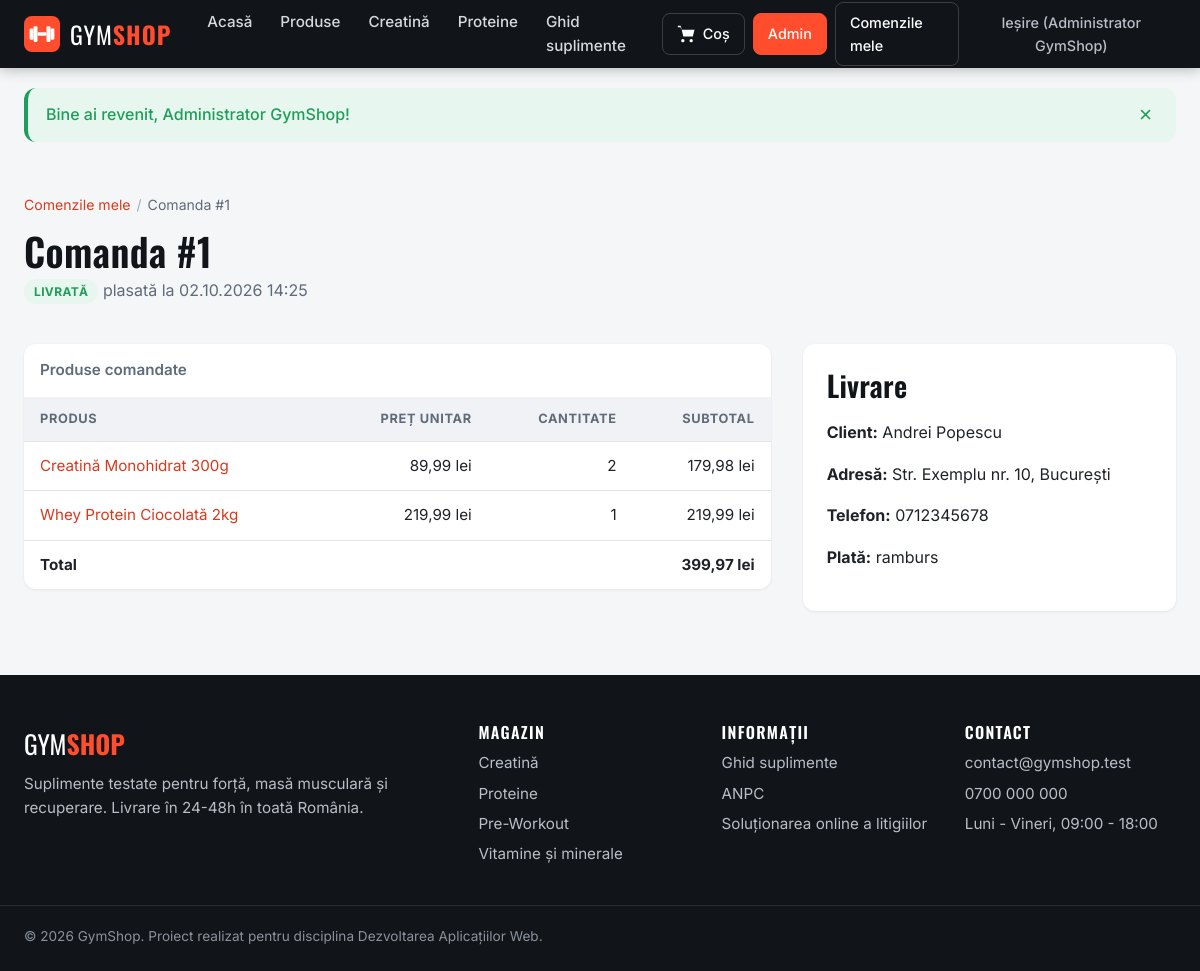
The app's page /orders/1 (signed in) with its own data.
### tables this page shows
CREATE TABLE orders (
    id               INT UNSIGNED AUTO_INCREMENT PRIMARY KEY,
    user_id          INT UNSIGNED NOT NULL,
    status           ENUM ('pending', 'processing', 'shipped', 'delivered', 'cancelled') NOT NULL DEFAULT 'pending',
    shipping_address VARCHAR(255) NOT NULL,
    phone            VARCHAR(20)  NOT NULL,
    created_at       DATETIME     NOT NULL DEFAULT CURRENT_TIMESTAMP,
    CONSTRAINT fk_orders_user FOREIGN KEY (user_id) REFERENCES users (id)
);

CREATE TABLE order_items (
    order_id   INT UNSIGNED      NOT NULL,
    product_id INT UNSIGNED      NOT NULL,
    quantity   SMALLINT UNSIGNED NOT NULL,
    unit_price DECIMAL(10, 2)    NOT NULL,
    PRIMARY KEY (order_id, product_id),
    CONSTRAINT chk_order_items_quantity CHECK (quantity > 0),
    CONSTRAINT fk_order_items_order FOREIGN KEY (order_id) REFERENCES orders (id) ON DELETE CASCADE,
    CONSTRAINT fk_order_items_product FOREIGN KEY (product_id) REFERENCES products (id)
);

CREATE TABLE products (
    id           INT UNSIGNED AUTO_INCREMENT PRIMARY KEY,
    category_id  INT UNSIGNED      NOT NULL,
    brand_id     INT UNSIGNED      NOT NULL,
    name         VARCHAR(150)      NOT NULL,
    slug         VARCHAR(160)      NOT NULL,
    description  TEXT              NOT NULL,
    price        DECIMAL(10, 2)    NOT NULL,
    stock        INT UNSIGNED      NOT NULL DEFAULT 0,
    weight_grams INT UNSIGNED      NULL,
    servings     SMALLINT UNSIGNED NULL,
    image_path   VARCHAR(255)      NULL,
    created_at   DATETIME          NOT NULL DEFAULT CURRENT_TIMESTAMP,
    CONSTRAINT uq_products_slug UNIQUE (slug),
    CONSTRAINT chk_products_price CHECK (price >= 0),
    CONSTRAINT fk_products_category FOREIGN KEY (category_id) REFERENCES categories (id),
    CONSTRAINT fk_products_brand FOREIGN KEY (brand_id) REFERENCES brands (id)
);

CREATE TABLE users (
    id            INT UNSIGNED AUTO_INCREMENT PRIMARY KEY,
    role_id       TINYINT UNSIGNED NOT NULL,
    full_name     VARCHAR(100)     NOT NULL,
    email         VARCHAR(150)     NOT NULL,
    password_hash VARCHAR(255)     NOT NULL,
    created_at    DATETIME         NOT NULL DEFAULT CURRENT_TIMESTAMP,
    CONSTRAINT uq_users_email UNIQUE (email),
    CONSTRAINT fk_users_role FOREIGN KEY (role_id) REFERENCES roles (id)
);

### app/Core/View.php (called while the page is built, shortened)
<?php
final class View
{
    public static function render(string $view, array $data = [], ?string $layout = 'layouts/main'): string
    {
        $content = self::renderFile($view, $data);
        return self::renderFile($layout, array_merge(self::getSharedData(), $data, ['content' => $content]));
    }
    private static function getSharedData(): array
    {
        $session = new Session();
        return [
            'appName' => Config::get('app.name', 'GymShop'),
            'currentUser' => (new Auth($session))->user(),
            'cartCount' => Cart::fromSession()->getTotalQuantity(),
            'flashMessages' => $session->pullFlashMessages(),
        ];
    }
    public static function renderFile(string $view, array $data = []): string
    {
        $file = BASE_PATH . '/app/Views/' . $view . '.php';
        extract($data, EXTR_SKIP);
        require $file;
        return (string) ob_get_clean();
    }
}

### app/Controllers/OrderController.php (called while the page is built, shortened)
<?php
final class OrderController extends Controller
{
    private OrderRepository $orderRepository;
    public function __construct(Request $request)
    {
        $pdo = Database::getConnection();
        $this->orderRepository = new OrderRepository($pdo);
    }
    public function show(string $id): void
    {
        $order = $this->orderRepository->findById((int) $id);
        $this->render('orders/show', [
            'pageTitle' => 'Comanda #' . $order->getId(),
            'order' => $order,
        ]);
    }
}

### app/Core/Router.php (called while the page is built, shortened)
<?php
final class Router
{
    private array $routes = [];
    public function addRoute(string $method, string $path, array $handler): void
    {
        $pattern = preg_replace('#\{([a-zA-Z]+)\}#', '(?P<$1>[^/]+)', $path);
        $this->routes[] = [
            'method' => strtoupper($method),
            'path' => $path,
            'pattern' => '#^' . $pattern . '$#',
            'handler' => $handler,
        ];
    }
    public function match(string $method, string $path): array
    {
        foreach ($this->routes as $route) {
            if ($route['method'] !== strtoupper($method)) {
                continue;
            }
            if (preg_match($route['pattern'], $path, $matches) === 1) {
                $params = array_filter($matches, 'is_string', ARRAY_FILTER_USE_KEY);
                return ['handler' => $route['handler'], 'params' => array_map('urldecode', $params)];
            }
        }
        throw new NotFoundException();
    }
    public function dispatch(Request $request): void
    {
        $route = $this->match($request->getMethod(), $request->getPath());
        [$controllerClass, $action] = $route['handler'];
        $controller = new $controllerClass($request);
        $controller->$action(...array_values($route['params']));
    }
}

### public/index.php (called while the page is built, shortened)
<?php
require dirname(__DIR__) . '/app/bootstrap.php';
$router = new Router();
$request = Request::fromGlobals((string) Config::get('app.baseUrl', ''));
try {
    $router->dispatch($request);
} catch (Throwable $exception) {
    ErrorHandler::handle($exception, $request);
}

### app/Core/Config.php (called while the page is built, shortened)
<?php
final class Config
{
    private static array $items = [];
    public static function load(array $items): void
    {
        self::$items = $items;
    }
    public static function get(string $key, mixed $default = null): mixed
    {
        $value = self::$items;
        foreach (explode('.', $key) as $segment) {
            $value = $value[$segment];
        }
        return $value;
    }
    public static function set(string $key, mixed $value): void
    {
        $current = &self::$items;
    }
}

### app/helpers.php (called while the page is built, shortened)
<?php
if (!function_exists('e')) {
    function e(string|int|float|null $value): string
    {
        return htmlspecialchars((string) $value, ENT_QUOTES | ENT_SUBSTITUTE, 'UTF-8');
    }
}
if (!function_exists('url')) {
    function url(string $path = '/'): string
    {
        $baseUrl = rtrim((string) Config::get('app.baseUrl', ''), '/');
        return $baseUrl . '/' . ltrim($path, '/');
    }
}
if (!function_exists('formatPrice')) {
    function formatPrice(float $amount): string
    {
        return number_format($amount, 2, ',', '.') . ' lei';
    }
}

### app/bootstrap.php (called while the page is built, shortened)
<?php
spl_autoload_register(static function (string $className): void {
    $prefix = 'App\\';
    $relativeClass = substr($className, strlen($prefix));
    $file = BASE_PATH . '/app/' . str_replace('\\', '/', $relativeClass) . '.php';
});
require BASE_PATH . '/app/helpers.php';

### app/Repositories/OrderRepository.php (called while the page is built, shortened)
<?php
class OrderRepository extends BaseRepository
{
    public function findById(int $id): ?Order
    {
        $statement = $this->pdo->prepare(self::SELECT_WITH_TOTAL . ' WHERE o.id = :id' . self::GROUP_BY);
        $statement->execute(['id' => $id]);
        $row = $statement->fetch();
        $order = Order::fromArray($row);
        $order->setItems($this->findItems($id));
        return $order;
    }
    public function findItems(int $orderId): array
    {
        $statement = $this->pdo->prepare(
            'SELECT oi.product_id, oi.quantity, oi.unit_price, p.name AS product_name, p.slug AS product_slug
             FROM order_items oi
             JOIN products p ON p.id = oi.product_id
             WHERE oi.order_id = :orderId
             ORDER BY p.name'
        );
        $statement->execute(['orderId' => $orderId]);
        return array_map(static fn (array $row): OrderItem => OrderItem::fromArray($row), $statement->fetchAll());
    }
}

### app/Models/Order.php (called while the page is built, shortened)
<?php
class Order extends Model
{
    private array $items = [];
    public function __construct(
        ?int $id,
        private int $userId,
        private string $status,
        private string $shippingAddress,
        private string $phone,
        private ?string $createdAt = null,
        private float $total = 0.0,
        private ?string $customerName = null,
        private ?string $customerEmail = null
    ) {
        $this->id = $id;
    }
    public static function fromArray(array $row): static
    {
        return new static(
            isset($row['id']) ? (int) $row['id'] : null,
            (int) $row['user_id'],
            (string) $row['status'],
            (string) $row['shipping_address'],
            (string) $row['phone'],
            $row['created_at'] ?? null,
            (float) ($row['total'] ?? 0),
            $row['customer_name'] ?? null,
            $row['customer_email'] ?? null
        );
    }
    public function getStatus(): string
    {
        return $this->status;
    }
    public function getStatusLabel(): string
    {
        return self::STATUS_LABELS[$this->status] ?? $this->status;
    }
    public function getShippingAddress(): string
    {
        return $this->shippingAddress;
    }
    public function getPhone(): string
    {
        return $this->phone;
    }
    public function getCreatedAt(): ?string
    {
        return $this->createdAt;
    }
    public function getCustomerName(): ?string
    {
        return $this->customerName;
    }
    public function setItems(array $items): void
    {
        $this->items = $items;
        $this->total = array_reduce($items, static fn (float $sum, OrderItem $item): float => $sum + $item->getSubtotal(), 0.0);
    }
    public function getItems(): array
    {
        return $this->items;
    }
    public function getTotal(): float
    {
        return round($this->total, 2);
    }
}

### app/Models/OrderItem.php (called while the page is built, shortened)
<?php
class OrderItem
{
    public static function fromArray(array $row): self
    {
        return new self(
            (int) $row['product_id'],
            (string) $row['product_name'],
            (int) $row['quantity'],
            (float) $row['unit_price'],
            $row['product_slug'] ?? null
        );
    }
    public function getProductName(): string
    {
        return $this->productName;
    }
    public function getProductSlug(): ?string
    {
        return $this->productSlug;
    }
    public function getQuantity(): int
    {
        return $this->quantity;
    }
    public function getUnitPrice(): float
    {
        return $this->unitPrice;
    }
    public function getSubtotal(): float
    {
        return round($this->unitPrice * $this->quantity, 2);
    }
}

### app/Models/Model.php (called while the page is built, shortened)
<?php
abstract class Model
{
    protected ?int $id = null;
    public function getId(): ?int
    {
        return $this->id;
    }
}

### app/Views/orders/show.php (the view, shortened to what this page needs)
<div class="container">
    <header class="page-header">
        <ol class="breadcrumbs">
            <li><a href="<?= url('/orders') ?>">Comenzile mele</a></li>
            <li>Comanda #<?= e($order->getId()) ?></li>
        </ol>
        <h1>Comanda #<?= e($order->getId()) ?></h1>
        <p>
            <span class="badge badge--status-<?= e($order->getStatus()) ?>"><?= e($order->getStatusLabel()) ?></span>
            <span class="text-muted">plasată la <?= e(date('d.m.Y H:i', strtotime((string) $order->getCreatedAt()))) ?></span>
        </p>
    </header>
    <div class="two-columns">
        <div class="table-wrapper">
            <table class="table table--responsive">
                <caption>Produse comandate</caption>
                <thead>
                <tr>
                    <th scope="col">Produs</th>
                    <th scope="col" class="numeric">Preț unitar</th>
                    <th scope="col" class="numeric">Cantitate</th>
                    <th scope="col" class="numeric">Subtotal</th>
                </tr>
                </thead>
                <tbody>
                <?php foreach ($order->getItems() as $item): ?>
                    <tr>
                        <td data-label="Produs">
                            <?php if ($item->getProductSlug() !== null): ?>
                                <a href="<?= url('/products/' . $item->getProductSlug()) ?>"><?= e($item->getProductName()) ?></a>
                            <?php else: ?>
                                <?= e($item->getProductName()) ?>
                            <?php endif; ?>
                        </td>
                        <td data-label="Preț unitar" class="numeric"><?= e(formatPrice($item->getUnitPrice())) ?></td>
                        <td data-label="Cantitate" class="numeric"><?= e($item->getQuantity()) ?></td>
                        <td data-label="Subtotal" class="numeric"><?= e(formatPrice($item->getSubtotal())) ?></td>
                    </tr>
                <?php endforeach; ?>
                </tbody>
                <tfoot>
                <tr>
                    <td colspan="3">Total</td>
                    <td class="numeric"><?= e(formatPrice($order->getTotal())) ?></td>
                </tr>
                </tfoot>
            </table>
        </div>
        <aside class="summary-box" aria-label="Date de livrare">
            <h2>Livrare</h2>
            <?php if ($order->getCustomerName() !== null): ?>
                <p><strong>Client:</strong> <?= e($order->getCustomerName()) ?></p>
            <?php endif; ?>
            <p><strong>Adresă:</strong> <?= e($order->getShippingAddress()) ?></p>
            <p><strong>Telefon:</strong> <?= e($order->getPhone()) ?></p>
            <p><strong>Plată:</strong> ramburs</p>
        </aside>
    </div>
</div>

### records on screen
orders: id "1", status "LIVRATĂ", created_at "02.10.2026 14:25", user.full_name "Andrei Popescu", shipping_address "Str. Exemplu nr. 10, București", phone "0712345678"
order_items: product.name "Creatină Monohidrat 300g", unit_price "89,99 lei", quantity "2", formatPrice($item->getSubtotal()) "179,98 lei"
order_items: product.name "Whey Protein Ciocolată 2kg", unit_price "219,99 lei", quantity "1", formatPrice($item->getSubtotal()) "219,99 lei"

### other values on screen
$currentUser['name'] "Administrator GymShop"
$flash['message'] "Bine ai revenit, Administrator GymShop!"
formatPrice($order->getTotal()) "399,97 lei"
